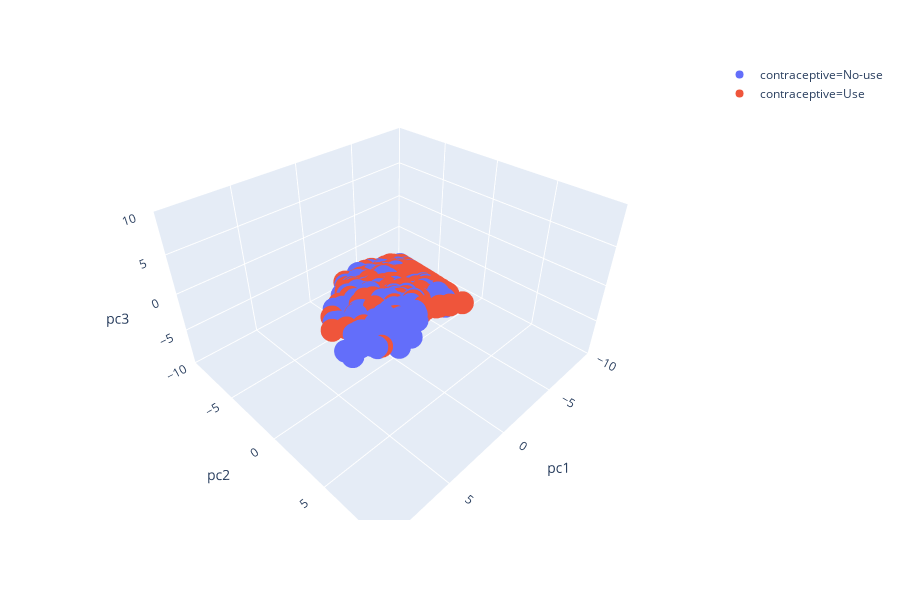

The notebook cell saved with this chart:
### Code cell
plot_first_3_pcas(dat_3_pcs_scaled, "contraceptive")

### Figure 1 — Plotly figure (JSON) as saved in the notebook; plotly's stock layout.template omitted (floating-point values rounded to 4 significant figures; data arrays with more than 128 entries replaced by an {"elided": "..."} marker saying what was removed)
{"data": [{"hoverlabel": {"namelength": 0}, "hovertemplate": "contraceptive=No-use<br>pc1=%{x}<br>pc2=%{y}<br>pc3=%{z}", "legendgroup": "contraceptive=No-use", "marker": {"color": "#636efa", "symbol": "circle"}, "mode": "markers", "name": "contraceptive=No-use", "scene": "scene", "showlegend": true, "type": "scatter3d", "x": {"elided": "469 float values"}, "y": {"elided": "469 float values"}, "z": {"elided": "469 float values"}}, {"hoverlabel": {"namelength": 0}, "hovertemplate": "contraceptive=Use<br>pc1=%{x}<br>pc2=%{y}<br>pc3=%{z}", "legendgroup": "contraceptive=Use", "marker": {"color": "#EF553B", "symbol": "circle"}, "mode": "markers", "name": "contraceptive=Use", "scene": "scene", "showlegend": true, "type": "scatter3d", "x": {"elided": "635 float values"}, "y": {"elided": "635 float values"}, "z": {"elided": "635 float values"}}], "layout": {"height": 600, "legend": {"tracegroupgap": 0}, "margin": {"t": 60}, "scene": {"domain": {"x": [0, 1], "y": [0, 1]}, "xaxis": {"range": [-10, 10], "title": {"text": "pc1"}}, "yaxis": {"range": [-10, 10], "title": {"text": "pc2"}}, "zaxis": {"range": [-10, 10], "title": {"text": "pc3"}}}}}
